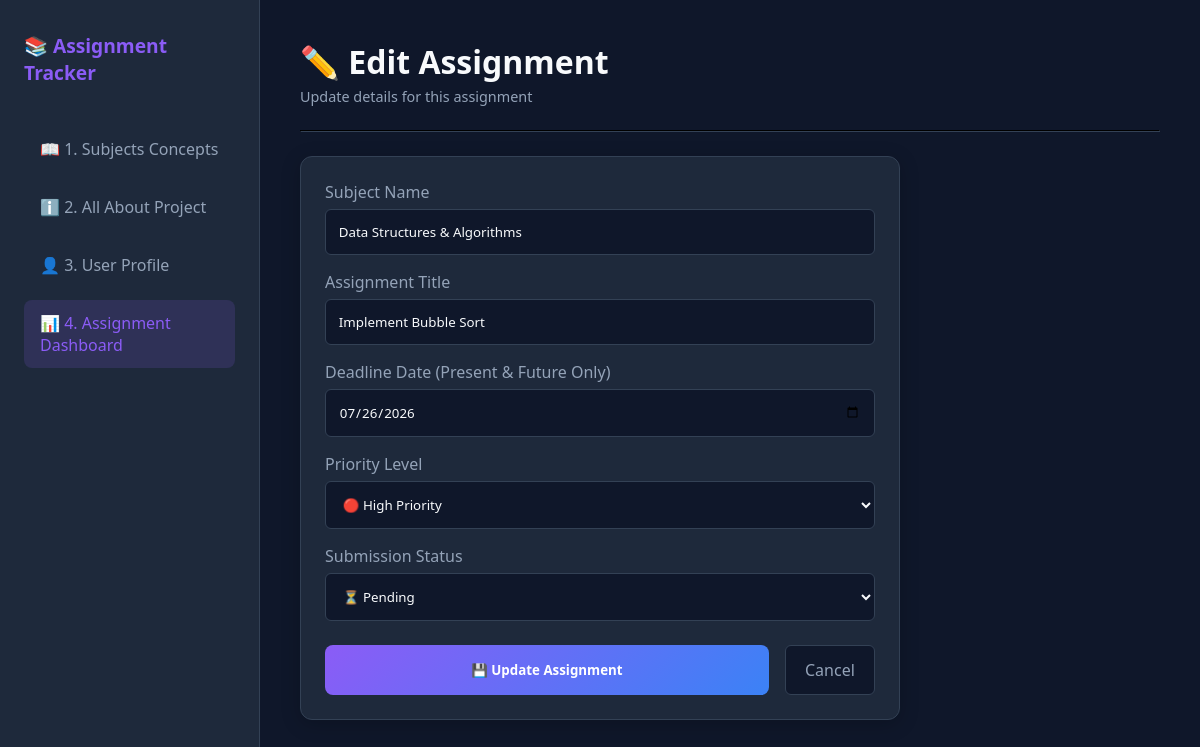
Screenshot of /edit/1 with the database file from the repository.
### tables this page shows
CREATE TABLE assignments (
                id INTEGER PRIMARY KEY AUTOINCREMENT,
                subject TEXT,
                title TEXT,
                deadline TEXT,
                priority TEXT,
                status TEXT
            );

### app.py (the view, shortened to what this page needs)
@app.route('/edit/<int:id>', methods=['GET', 'POST'])
def edit_assignment(id):
    conn = get_db_connection()
    assignment = conn.execute('SELECT * FROM assignments WHERE id = ?', (id,)).fetchone()
    if assignment is None:
        conn.close()
        abort(404)
    conn.close()
    return render_template('edit_assignment.html', assignment=assignment)

### app.py (called while the page is built)
def get_db_connection():
    conn = sqlite3.connect('assignments.db')
    conn.row_factory = sqlite3.Row
    return conn

### templates/edit_assignment.html (shortened to what this page needs)
<!DOCTYPE html>
<html lang="en">
<head>
    <link rel="stylesheet" href="{{ url_for('static', filename='css/style.css') }}">
</head>
<body>
    <div class="sidebar">
        <h2>📚 Assignment Tracker</h2>
        <ul class="nav-links">
            <li><a href="{{ url_for('learn_hub') }}">📖 1. Subjects Concepts</a></li>
            <li><a href="{{ url_for('project_guide') }}">ℹ️ 2. All About Project</a></li>
            <li><a href="{{ url_for('profile_setup') }}">👤 3. User Profile</a></li>
            <li><a href="{{ url_for('index') }}" class="active">📊 4. Assignment Dashboard</a></li>
        </ul>
    </div>
    <div class="main-content">
        <h1>✏️ Edit Assignment</h1>
        <p class="header-sub">Update details for this assignment</p>
        <hr style="border-color: var(--border-color); margin: 1.5rem 0;">
        <div class="dashboard-card" style="max-width: 600px;">
            <form action="{{ url_for('edit_assignment', id=assignment[0]) }}" method="POST">
                <div style="margin-bottom: 1rem;">
                    <label style="display: block; margin-bottom: 0.4rem; color: var(--text-muted);">Subject Name</label>
                    <input type="text" name="subject" value="{{ assignment[1] }}" required style="width: 100%; padding: 0.8rem; background: var(--bg-color); border: 1px solid var(--border-color); border-radius: 6px; color: var(--text-main);">
                </div>
                <div style="margin-bottom: 1rem;">
                    <label style="display: block; margin-bottom: 0.4rem; color: var(--text-muted);">Assignment Title</label>
                    <input type="text" name="title" value="{{ assignment[2] }}" required style="width: 100%; padding: 0.8rem; background: var(--bg-color); border: 1px solid var(--border-color); border-radius: 6px; color: var(--text-main);">
                </div>
                <div style="margin-bottom: 1rem;">
                    <label style="display: block; margin-bottom: 0.4rem; color: var(--text-muted);">Deadline Date (Present & Future Only)</label>
                    <input type="date" name="deadline" value="{{ assignment[3] }}" min="2026-07-23" required style="width: 100%; padding: 0.8rem; background: var(--bg-color); border: 1px solid var(--border-color); border-radius: 6px; color: var(--text-main);">
                </div>
                <div style="margin-bottom: 1rem;">
                    <label style="display: block; margin-bottom: 0.4rem; color: var(--text-muted);">Priority Level</label>
                    <select name="priority" style="width: 100%; padding: 0.8rem; background: var(--bg-color); border: 1px solid var(--border-color); border-radius: 6px; color: var(--text-main);">
                        <option value="High" {% if assignment[4] == 'High' %}selected{% endif %}>🔴 High Priority</option>
                    </select>
                </div>
                <div style="margin-bottom: 1.5rem;">
                    <label style="display: block; margin-bottom: 0.4rem; color: var(--text-muted);">Submission Status</label>
                    <select name="status" style="width: 100%; padding: 0.8rem; background: var(--bg-color); border: 1px solid var(--border-color); border-radius: 6px; color: var(--text-main);">
                        <option value="Pending" {% if assignment[5] == 'Pending' %}selected{% endif %}>⏳ Pending</option>
                    </select>
                </div>
                <div style="display: flex; gap: 1rem;">
                    <button type="submit" class="btn-primary" style="flex: 1;">💾 Update Assignment</button>
                    <a href="{{ url_for('index') }}" style="padding: 0.8rem 1.2rem; background: var(--bg-color); border: 1px solid var(--border-color); border-radius: 6px; color: var(--text-muted); text-decoration: none; text-align: center;">Cancel</a>
                </div>
            </form>
        </div>
    </div>
</body>
</html>

### static/css/style.css (style rules this page uses)
:root { --bg-color: #0f172a; --card-bg: #1e293b; --text-main: #f8fafc; --text-muted: #94a3b8; --accent-purple: #8b5cf6; --accent-blue: #3b82f6; --border-color: #334155; --danger: #ef4444; --warning: #f59e0b; --success: #10b981; }
* { box-sizing: border-box; margin: 0; padding: 0; font-family: 'Segoe UI', Tahoma, Geneva, Verdana, sans-serif; }
body { background-color: var(--bg-color); color: var(--text-main); display: flex; min-height: 100vh; }
.sidebar { width: 260px; background-color: var(--card-bg); border-right: 1px solid var(--border-color); padding: 2rem 1.5rem; display: flex; flex-direction: column; gap: 1.5rem; flex-shrink: 0; }
.sidebar h2 { font-size: 1.2rem; color: var(--accent-purple); margin-bottom: 1rem; }
.nav-links { list-style: none; }
.nav-links li { margin-bottom: 0.75rem; }
.nav-links a { color: var(--text-muted); text-decoration: none; font-weight: 500; display: flex; align-items: center; padding: 0.75rem 1rem; border-radius: 8px; transition: all 0.2s ease; }
.nav-links a:hover, .nav-links a.active { background: rgba(139, 92, 246, 0.15); color: var(--accent-purple); }
.main-content { flex: 1; padding: 2.5rem; overflow-y: auto; }
.header-sub { color: var(--text-muted); font-size: 0.9rem; margin-top: 4px; }
.btn-primary { background: linear-gradient(135deg, var(--accent-purple), var(--accent-blue)); color: white; padding: 0.75rem 1.5rem; border-radius: 8px; text-decoration: none; font-weight: 600; border: none; cursor: pointer; display: inline-block; transition: opacity 0.2s; }
.dashboard-card { background: var(--card-bg); border: 1px solid var(--border-color); border-radius: 12px; padding: 1.5rem; margin-bottom: 2rem; box-shadow: 0 4px 20px rgba(0, 0, 0, 0.2); }

### rows the page displays
assignments: subject "Data Structures & Algorithms", title "Implement Bubble Sort", deadline "07/26/2026", priority "🔴 High Priority", status "⏳ Pending"
